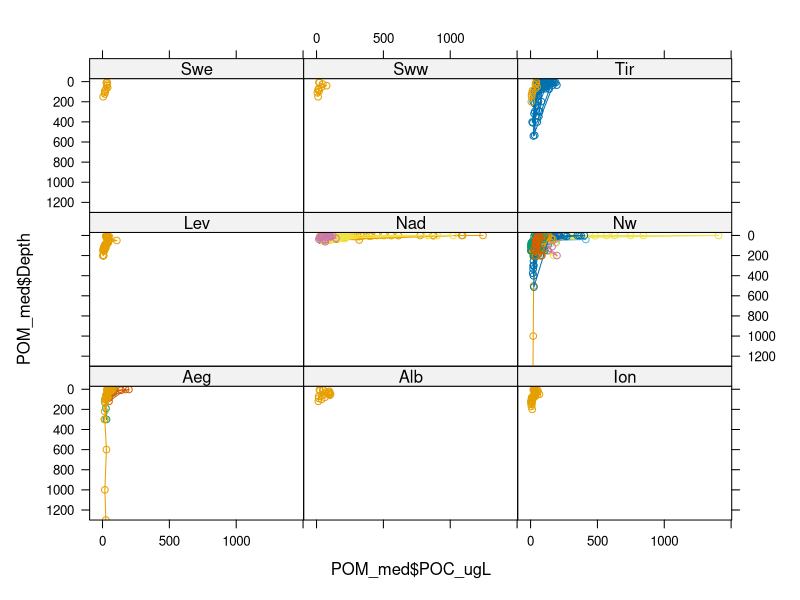
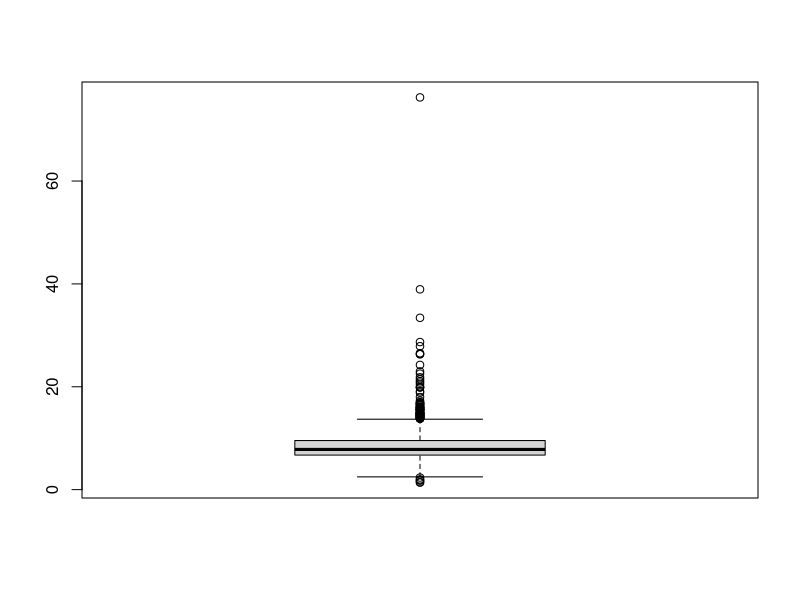

These charts were generated, in order, by the following R code: (Note: this script raises an error after producing the figures.)
setwd('L:\\il mio Drive\\MedSea')
POM<-read.csv('POM_data_DRYAD_.csv', sep=';');str(POM)
str(POM$Latitude)
POM_med<-POM[(POM$Latitude>29 & POM$Latitude<45 & POM$Longitude>-6 & 
                POM$Longitude<36),]

col_months<-c("#c15063","#5fb14d","#7362cd","#b6b342","#b966bf",
              "#d38c30","#688ccd","#cd4e34","#4bb092","#ce5b95","#737e38","#c07f56")

str(POM_med)
POM_med$POC_ugL = (POM_med$POC*12.0107)    #12.0107 g mol-1 --> ug/L = mg m-3
POM_med$C_N_ratio = POM_med$POC/POM_med$PON
POM_med$C_P_ratio = POM_med$POC/POM_med$POP
POM_med$N_P_ratio = POM_med$PON/POM_med$POP

POM_med$Zone[POM_med$Longitude<=-0.5] <- "Alb"
POM_med$Zone[POM_med$Longitude>-0.5 & POM_med$Longitude<=5 & POM_med$Latitude<=39.5]<-'Sww'
POM_med$Zone[POM_med$Longitude>5 & POM_med$Longitude<=9 & POM_med$Latitude<=39.5]<-'Swe'
POM_med$Zone[POM_med$Longitude>9 & POM_med$Longitude<=16 & POM_med$Latitude<=41.5 & POM_med$Latitude>36.5]<-'Tir'
POM_med$Zone[POM_med$Latitude>39.5 & POM_med$Longitude<=9]<-'Nw'
POM_med$Zone[POM_med$Latitude>41.5 & POM_med$Longitude<=13]<-'Nw'
POM_med$Zone[POM_med$Longitude>12.5 & POM_med$Longitude<=16 & POM_med$Latitude<=38]<-'Ion'
POM_med$Zone[POM_med$Longitude>16 & POM_med$Longitude<=21.5 & POM_med$Latitude<=40]<-'Ion'
POM_med$Zone[POM_med$Latitude>42.3 & POM_med$Longitude>12.5]<-'Nad'
POM_med$Zone[POM_med$Longitude>21.5 & POM_med$Longitude<=23]<-'Lev'
POM_med$Zone[POM_med$Longitude>23 & POM_med$Longitude<=28 & POM_med$Latitude<=35.2]<-'Lev'
POM_med$Zone[POM_med$Longitude>28 & POM_med$Latitude<=37.5]<-'Lev'
POM_med$Zone[POM_med$Longitude>23 & POM_med$Longitude<=28 & POM_med$Latitude>35.2]<-'Aeg'

a<-POM_med[(POM_med$Zone=='Nad'),]
Alb<-POM_med[(POM_med$Longitude<=-0.5),]
Sww<-POM_med[(POM_med$Longitude>-0.5 & POM_med$Longitude<=5 & POM_med$Latitude<=39.5),]
Swe<-POM_med[(POM_med$Longitude>5 & POM_med$Longitude<=9 & POM_med$Latitude<=39.5),]
Tir<-POM_med[(POM_med$Longitude>9 & POM_med$Longitude<=16 & POM_med$Latitude<=41.5 & POM_med$Latitude>36.5),]
Nwm_1<-POM_med[(POM_med$Latitude>39.5 & POM_med$Longitude<=9),]
Nwm_2<-POM_med[(POM_med$Latitude>41.5 & POM_med$Longitude<=13),]
Nwm<-rbind(Nwm_1,Nwm_2)
Io1<-POM_med[(POM_med$Longitude>12.5 & POM_med$Longitude<=16 & POM_med$Latitude<=38),]
Io2<-POM_med[(POM_med$Longitude>16 & POM_med$Longitude<=21.5 & POM_med$Latitude<=40),]
Ion<-rbind(Io1,Io2)
Nad<-POM_med[(POM_med$Latitude>42.3 & POM_med$Longitude>12.5),]
Sad1<-POM_med[(POM_med$Latitude<=42.3 & POM_med$Latitude>42 & POM_med$Longitude>14.8),]
Sad2<-POM_med[(POM_med$Latitude<=42 & POM_med$Latitude>40 & POM_med$Longitude>16 & POM_med$Longitude<=20),]
Sad<-rbind(Sad1,Sad2)
Lev1<-POM_med[(POM_med$Longitude>21.5 & POM_med$Longitude<=23),]
Lev2<-POM_med[(POM_med$Longitude>23 & POM_med$Longitude<=28 & POM_med$Latitude<=35.2),]
Lev3<-POM_med[(POM_med$Longitude>28 & POM_med$Latitude<=37.5),]
Lev<-rbind(Lev1,Lev2,Lev3)
Aeg<-POM_med[(POM_med$Longitude>23 & POM_med$Longitude<=28 & POM_med$Latitude>35.2),]

library(dplyr)     #confronto due dataset e trovo righe comuni
inner_join(Sad1,Sad2)

library(lattice)
xyplot(POM_med$Depth~ POM_med$POC_ugL | POM_med$Zone,type='o',
       groups=POM_med$Month, ylim = c(1300,-30))

deep<-POM_med[(POM_med$Depth>1000),]
boxplot(POM_med$C_N_ratio)
str(Alb)

#value=c('Copin-Montegut','Medar','MOOGLI','PROSOPE')
split(Nwm, Nwm$Dataset, drop = T) 
summary(Nwm$Dataset)

#NORTH WEST MED SEA
Nwm_copin<-Nwm[(Nwm$Dataset=='Copin-Montegut'),]
Nwm_copin<-Nwm_copin[1:6,]
Nwm_pros<-Nwm[(Nwm$Dataset=='PROSOPE'),]
Nwm_meda<-Nwm[(Nwm$Dataset=='Medar'),]
Nwm_moog<-Nwm[(Nwm$Dataset=='MOOGLI'),] #stessi dati di MEDAR (?) moo4 = m10; moo1 = m7

summary(factor(Nwm_moog$Station))

moo1<-filter(Nwm_moog, Station ==  1328) #   SLOPE ----
moo2<-filter(Nwm_moog, Station ==  1329) #   SLOPE ----
moo3<-filter(Nwm_moog, Station ==  1330) #   SLOPE ----
moo4<-filter(Nwm_moog, Station ==  1331) #   COSTA ----
moo5<-filter(Nwm_moog, Station ==  1332) #   osta ----
moo6<-filter(Nwm_moog, Station ==  1333) #   osta ----
moo7<-filter(Nwm_moog, Station ==  1334) #   osta ----
moo8<-filter(Nwm_moog, Station ==  1335) #   osta ----
moo9<-filter(Nwm_moog, Station ==  1336) #   osta ----
moo10<-filter(Nwm_moog, Station ==  1337) #   osta ----
moo11<-filter(Nwm_moog, Station ==  1338) #   osta ----


m26<-filter(Nwm_meda, Station ==  2202) #   osta ----
m27<-filter(Nwm_meda, Station ==  2203) #    km dalla costa ----
m28<-filter(Nwm_meda, Station ==  2204) #    km dalla costa ----
m29<-filter(Nwm_meda, Station ==  2205) #    km dalla costa ----
m30<-filter(Nwm_meda, Station ==  2206) #    km dalla costa ----
m31<-filter(Nwm_meda, Station ==  2207) #    km dalla costa ----
m32<-filter(Nwm_meda, Station ==  2208) #    km dalla costa ----
m33<-filter(Nwm_meda, Station ==  2210) #    km dalla costa ----
m34<-filter(Nwm_meda, Station ==  2212) #    km dalla costa ----
m35<-filter(Nwm_meda, Station ==  2213) #    km dalla costa ----
m36<-filter(Nwm_meda, Station ==  2215) #    km dalla costa ----
m37<-filter(Nwm_meda, Station ==  2229) #    km dalla costa ----
m38<-filter(Nwm_meda, Station ==  2232) #    km dalla costa ----
m40<-filter(Nwm_meda, Station ==  2234) #    km dalla costa ----
m41<-filter(Nwm_meda, Station ==  2237) #    km dalla costa ----
m42<-filter(Nwm_meda, Station ==  2238) #    km dalla costa ----
m43<-filter(Nwm_meda, Station ==  2239) #    km dalla costa ----
m44<-filter(Nwm_meda, Station ==  2240) #    km dalla costa ----
m45<-filter(Nwm_meda, Station ==  2241) #    km dalla costa ----
m46<-filter(Nwm_meda, Station ==  2242) #    km dalla costa ----
m47<-filter(Nwm_meda, Station ==  2243) #    km dalla costa ----
m48<-filter(Nwm_meda, Station ==  2244) #    km dalla costa ----
m49<-filter(Nwm_meda, Station ==  2245) #    km dalla costa ----
m50<-filter(Nwm_meda, Station ==  2263) #    km dalla costa ----
m51<-filter(Nwm_meda, Station ==  2264) #    km dalla costa ----
m52<-filter(Nwm_meda, Station ==  2265) #    km dalla costa ----
m53<-filter(Nwm_meda, Station ==  2266) #    km dalla costa ----
m54<-filter(Nwm_meda, Station ==  2267) #    km dalla costa ----
m55<-filter(Nwm_meda, Station ==  2268) #    km dalla costa ----
m56<-filter(Nwm_meda, Station ==  2269) #    km dalla costa ----
m57<-filter(Nwm_meda, Station ==  2270) #    km dalla costa ----
m58<-filter(Nwm_meda, Station ==  2271) #    km dalla costa ----
m59<-filter(Nwm_meda, Station ==  2272) #    km dalla costa ----
m60<-filter(Nwm_meda, Station ==  2273) #    km dalla costa ----
m61<-filter(Nwm_meda, Station ==  2274) #    km dalla costa ----
m62<-filter(Nwm_meda, Station ==  2275) #    km dalla costa ----
m63<-filter(Nwm_meda, Station ==  2276) #    km dalla costa ----
m64<-filter(Nwm_meda, Station ==  2277) #    km dalla costa ----
m65<-filter(Nwm_meda, Station ==  2278) #    km dalla costa ----
m66<-filter(Nwm_meda, Station ==  2279) #    km dalla costa ----
m67<-filter(Nwm_meda, Station ==  2280) #    km dalla costa ----
m68<-filter(Nwm_meda, Station ==  2281) #    km dalla costa ----
m69<-filter(Nwm_meda, Station ==  2282) #    km dalla costa ----

m14<-filter(Nwm_meda, Station ==  1333) #  23 gen 98  43.43      7.25 
m15<-filter(Nwm_meda, Station ==  1334) #  23 gen 98  43.43      7.25 
m16<-filter(Nwm_meda, Station ==  1335) #  23 gen 98  43.43      7.25 
m19<-filter(Nwm_meda, Station ==  1336) #  23 gen 98  43.43      7.25 

m17<-filter(Nwm_meda, Station ==  2259) #  23 gen 98  43.43      7.25 
m18<-filter(Nwm_meda, Station ==  2260) #  23 gen 98  43.43      7.25 
m20<-filter(Nwm_meda, Station ==  2261) #  23 gen 98  43.43      7.25 
m21<-filter(Nwm_meda, Station ==  2262) #  23 gen 98  43.43      7.25 

#par(new=T)
#feb     [77:87] --- uguale al secondo plot
#feb  [88:99] # uguale al III

str(m1$Depth)

p1<-filter(Nwm_pros, Station == 933); p1<-p1[1:10,]
p2<-filter(Nwm_pros, Station == 934);  p2<-p2[1:10,]
p3<-filter(Nwm_pros, Station == 935);  p3<-p3[1:10,]
p4<-filter(Nwm_pros, Station == 936);  p4<-p4[1:10,]
p5<-filter(Nwm_pros, Station == 937);  p5<-p5[1:10,]



par(mfrow=c(1,4))
######### plot POM 1975 --- maggio
plot(Nwm_copin$POC_ugL, Nwm_copin$Depth, ylim=c(100,0), col=col_months[5], type='b', 
     pch=1, cex=2,cex.axis=1.7,ylab='Depth (m)',xlab='ug/l',
     main='POC NWM, Copin-Montegut (1975)')
text(55,10,'May 42.00 | 4.75', cex=1.6)

############ --------------------1991
plot(m24$POC_ugL[1:11], m24$Depth[1:11], ylim=c(500,0),xlim=c(0,80), col=col_months[8],
     type='b', pch=1, cex=2,cex.axis=1.7,xlab='ug/l',ylab='Depth (m)',
     main='POC NWM - Cruise Medar (1991)') #   
####################### ------------------ feb-apr 1999
plot(m18$POC_ugL[13:24], m18$Depth[13:24], ylim=c(200,0),xlim=c(0,450), col=col_months[2],
     type='o', pch=1, cex.axis=1.7,xlab='ug/l',ylab='Depth (m)',
     main='POC NWM - Cruise Medar (1999)') #  24 feb '99   43.42 |   7.85
par(new=T)
plot(m20$POC_ugL[12:22], m20$Depth[12:22], ylim=c(200,0),xlim=c(0,450), col=col_months[3],
     type='o', pch=1,cex.axis=1.7,cex=2, xlab='ug/l',ylab='Depth (m)',
     main='POC NWM - Cruise Medar; 1999') #  19 mar '99   43.42 |  7.86
par(new=T)
plot(m21$POC_ugL[1:12], m21$Depth[1:12], ylim=c(200,0),xlim=c(0,450), col=col_months[4],
     type='o', pch=1, cex.axis=1.7,cex=2,xlab='ug/l',ylab='Depth (m)',
     main='POC NWM - Cruise Medar; 1999') #  11 apr '99   43.42 |  7.86

legend(60,100,legend=c('05 Feb 43.15 | 5.12','05 Feb 43.11 | 5.12',
                       '05 Feb 43.07 | 5.12','05 Feb 43.02 | 5.12',
                       '05 Feb 43.02 | 5.12','05 Feb 43.07 | 5.13',
                       '05 Feb 43.15 | 5.12'),
       col=c(col_months[2],col_months[2],col_months[2],col_months[2],col_months[2]),
       pch=c(1,2,3,4,5))
par(new=T)
### plot PROSOPE NWM -- POM Set-Oct 1999 ######### 
plot(p1$POC_ugL, p1$Depth, ylim=c(160,0),xlim=c(0,70), col=col_months[9], type='o', pch=1, 
     main='POC NWM - Cruise PROSOPE; 1999', xlab='ug/l',ylab='Depth (m)') #set
par(new=T)
plot(p2$POC_ugL, p2$Depth, ylim=c(160,0),xlim=c(0,70), col=col_months[9], type='o', pch=2,xlab='',ylab='')  #set
par(new=T)
plot(p3$POC_ugL, p3$Depth, ylim=c(160,0),xlim=c(0,70), col=col_months[10], type='o', pch=3,xlab='',ylab='')  #ott
par(new=T)
plot(p4$POC_ugL, p4$Depth, ylim=c(160,0),xlim=c(0,70), col=col_months[10], type='o', pch=4,xlab='',ylab='')  #ott
par(new=T)
plot(p5$POC_ugL, p5$Depth, ylim=c(160,0),xlim=c(0,70), col=col_months[10], type='o', pch=5,xlab='',ylab='')  #ott

legend(30,100,legend=c('29 Sep 43.41 | 7.86','30 Sep 43.40 | 7.82',
                       '02 Oct 43.35 | 7.8','01 Oct 43.37 | 7.86',
                       '03 Oct 43.43 | 7.72'), 
       col=c(col_months[9],col_months[9],col_months[10],col_months[10],col_months[10]),
       pch=c(1,2,3,4,5))
text(15,.100,'stations 933 -937')
text(15,10,'min dist coast = 41 km')


Nwm_copin[1:6,]

split(Nwm, Nwm$Dataset, drop = T) <-value
names(Nwm$Dataset)

 #### plot lat e lon campioni totali e x sottobacino - controllo
plot(POM_med$Longitude, POM_med$Latitude, pch=19, col='grey', xlab='',ylab='',
     cex=1.8, xlim=c(-5,26), ylim=c(30,45))
par(new=T)
plot(Alb$Longitude, Alb$Latitude,pch=19, col='#9e0142', xlab='',ylab='',
     xlim=c(-5,26), ylim=c(30,45))
par(new=T)
plot(Sww$Longitude, Sww$Latitude,pch=19, col='#d53e4f', xlab='',ylab='',
     xlim=c(-5,26), ylim=c(30,45))
par(new=T)
plot(Swe$Longitude, Swe$Latitude,pch=19, col='#f46d43', xlab='',ylab='',
     xlim=c(-5,26), ylim=c(30,45))
par(new=T)
plot(Nwm$Longitude, Nwm$Latitude,pch=19, col='#fdae61', xlab='',ylab='',
     xlim=c(-5,26), ylim=c(30,45))
par(new=T)
plot(Tir$Longitude, Tir$Latitude,pch=19, col='#fee08b',xlab='',ylab='',
     xlim=c(-5,26), ylim=c(30,45))
par(new=T)
plot(Ion$Longitude, Ion$Latitude,pch=19, col='#e6f598', xlab='',ylab='',
     xlim=c(-5,26), ylim=c(30,45))
par(new=T)
plot(Sad$Longitude, Sad$Latitude,pch=19, col='#abdda4', xlab='',ylab='',
     xlim=c(-5,26), ylim=c(30,45))
par(new=T)
plot(Nad$Longitude, Nad$Latitude,pch=19, col='#66c2a5', xlab='',ylab='',
     xlim=c(-5,26), ylim=c(30,45))
par(new=T)
plot(Lev$Longitude, Lev$Latitude,pch=19, col='#3288bd', xlab='',ylab='',
     xlim=c(-5,26), ylim=c(30,45))
par(new=T)
plot(Aeg$Longitude, Aeg$Latitude,pch=19, col='#5e4fa2', xlab='Longitude',ylab='Latitude',
     xlim=c(-5,26), ylim=c(30,45))
#abline(v=5, col='grey', lty=2)
#abline(h=39.5, col='grey', lty=2)
legend(-5,45,col=c('#9e0142','#d53e4f','#f46d43','#fdae61','#fee08b',
      '#e6f598','#66c2a5','#3288bd','#5e4fa2'),  pch=19,legend=c('Alb','Sww','Swe','Nwm','Tir',
                                                                  'Ion','Nad','Lev', 'Aeg'))





C_N_ratio<-POM_med$C_N_ratio
  
C_N<-C_N[complete.cases(C_N_ratio)]
d<-density(C_N)
plot(d)
